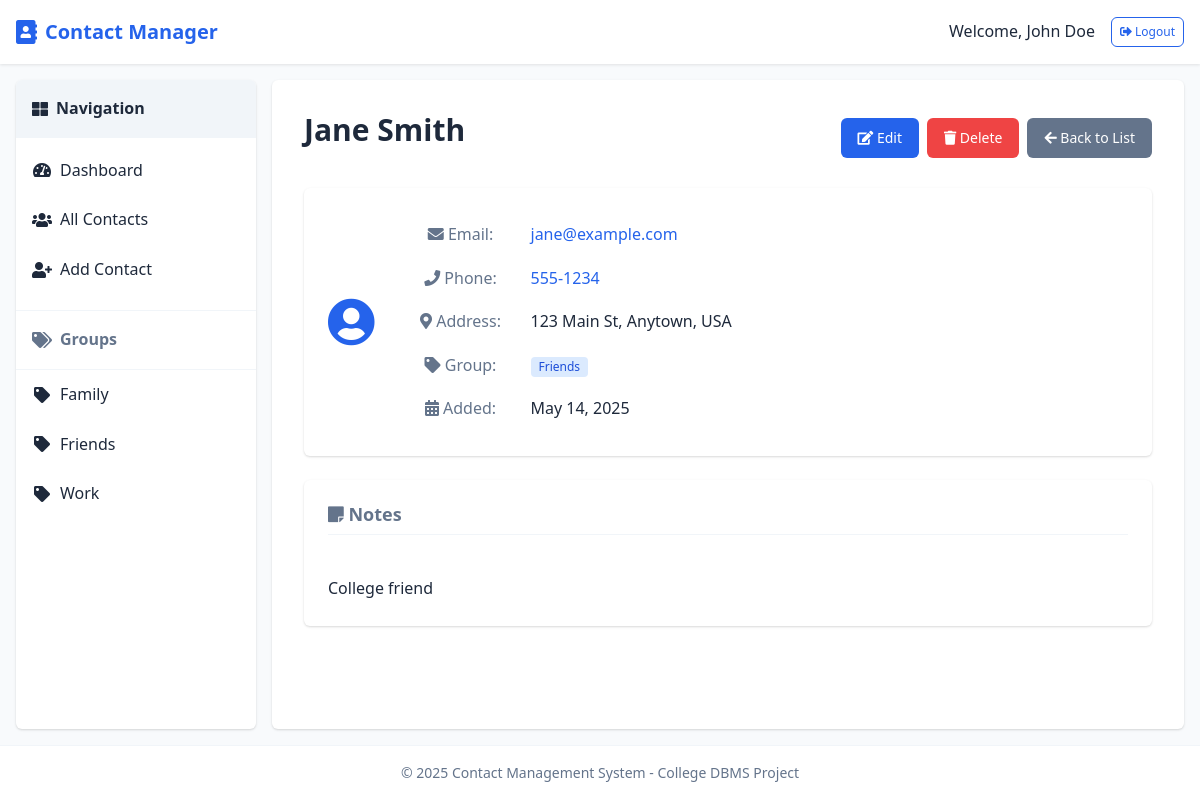
Screenshot of /view_contact.php?id=1 (signed in) with the database file from the repository.
### tables this page shows
CREATE TABLE `contacts` (
  `id` int(11) NOT NULL,
  `user_id` int(11) NOT NULL,
  `first_name` varchar(50) NOT NULL,
  `last_name` varchar(50) DEFAULT NULL,
  `email` varchar(100) DEFAULT NULL,
  `phone` varchar(20) DEFAULT NULL,
  `address` text DEFAULT NULL,
  `contact_group` varchar(50) DEFAULT NULL,
  `notes` text DEFAULT NULL,
  `created_at` timestamp NOT NULL DEFAULT current_timestamp(),
  `updated_at` timestamp NOT NULL DEFAULT current_timestamp() ON UPDATE current_timestamp()
);

### view_contact.php (the view, shortened to what this page needs)
<?php
$contact_id = (int)$_GET['id'];
$conn = getDbConnection();
$stmt = $conn->prepare("SELECT * FROM contacts WHERE id = ? AND user_id = ?");
$stmt->bind_param("ii", $contact_id, $_SESSION['user_id']);
$stmt->execute();
$result = $stmt->get_result();
$contact = $result->fetch_assoc();
include 'includes/header.php';
?>
<div class="container">
    <?php include 'includes/sidebar.php'; ?>
    <div class="main-content">
        <div class="contact-header">
            <h1><?php echo htmlspecialchars($contact['first_name'] . ' ' . $contact['last_name']); ?></h1>
            <div class="contact-actions">
                <a href="edit_contact.php?id=<?php echo $contact_id; ?>" class="btn btn-primary"><i class="fas fa-edit"></i> Edit</a>
                <a href="delete_contact.php?id=<?php echo $contact_id; ?>" class="btn btn-danger" onclick="return confirm('Are you sure you want to delete this contact?');"><i class="fas fa-trash"></i> Delete</a>
                <a href="contacts.php" class="btn btn-secondary"><i class="fas fa-arrow-left"></i> Back to List</a>
            </div>
        </div>
        <div class="contact-details">
            <div class="detail-card">
                <div class="detail-icon">
                    <i class="fas fa-user-circle"></i>
                </div>
                <div class="detail-info">
                    <table class="detail-table">
                        <?php if (!empty($contact['email'])): ?>
                            <tr>
                                <th><i class="fas fa-envelope"></i> Email:</th>
                                <td><a href="mailto:<?php echo htmlspecialchars($contact['email']); ?>"><?php echo htmlspecialchars($contact['email']); ?></a></td>
                            </tr>
                        <?php endif; ?>
                        <?php if (!empty($contact['phone'])): ?>
                            <tr>
                                <th><i class="fas fa-phone"></i> Phone:</th>
                                <td><a href="tel:<?php echo htmlspecialchars($contact['phone']); ?>"><?php echo htmlspecialchars($contact['phone']); ?></a></td>
                            </tr>
                        <?php endif; ?>
                        <?php if (!empty($contact['address'])): ?>
                            <tr>
                                <th><i class="fas fa-map-marker-alt"></i> Address:</th>
                                <td><?php echo nl2br(htmlspecialchars($contact['address'])); ?></td>
                            </tr>
                        <?php endif; ?>
                        <?php if (!empty($contact['contact_group'])): ?>
                            <tr>
                                <th><i class="fas fa-tag"></i> Group:</th>
                                <td><span class="group-badge"><?php echo htmlspecialchars($contact['contact_group']); ?></span></td>
                            </tr>
                        <?php endif; ?>
                        <tr>
                            <th><i class="fas fa-calendar-alt"></i> Added:</th>
                            <td><?php echo date('F j, Y', strtotime($contact['created_at'])); ?></td>
                        </tr>
                    </table>
                </div>
            </div>
            <?php if (!empty($contact['notes'])): ?>
                <div class="notes-section">
                    <h3><i class="fas fa-sticky-note"></i> Notes</h3>
                    <div class="notes-content">
                        <?php echo nl2br(htmlspecialchars($contact['notes'])); ?>
                    </div>
                </div>
            <?php endif; ?>
        </div>
    </div>
</div>
<?php include 'includes/footer.php'; ?>

### assets/css/styles.css (style rules this page uses)
:root { --primary-color: #2563eb; --primary-dark: #1d4ed8; --primary-light: #dbeafe; --secondary-color: #64748b; --background-color: #f8fafc; --text-color: #1e293b; --gray-light: #f1f5f9; --gray: #cbd5e1; --gray-dark: #64748b; --danger: #ef4444; --success: #22c55e; --warning: #f59e0b; --info: #3b82f6; --border-radius: 0.375rem; --box-shadow: 0 1px 3px rgba(0,0,0,0.1), 0 1px 2px rgba(0,0,0,0.06); --transition: all 0.3s ease; }
* { box-sizing: border-box; margin: 0; padding: 0; }
body { font-family: 'Segoe UI', Tahoma, Geneva, Verdana, sans-serif; line-height: 1.6; color: var(--text-color); background-color: var(--background-color); min-height: 100vh; display: flex; flex-direction: column; }
a { color: var(--primary-color); text-decoration: none; transition: var(--transition); }
h1, h2, h3, h4, h5, h6 { margin-bottom: 1rem; font-weight: 600; line-height: 1.2; }
h1 { font-size: 1.875rem; }
h3 { font-size: 1.25rem; }
.container { display: flex; flex: 1; max-width: 1200px; margin: 0 auto; width: 100%; }
.main-content { flex: 1; padding: 2rem; background-color: white; border-radius: var(--border-radius); box-shadow: var(--box-shadow); margin: 1rem; }
.btn { display: inline-block; padding: 0.5rem 1rem; font-size: 0.875rem; font-weight: 500; text-align: center; white-space: nowrap; vertical-align: middle; cursor: pointer; border: 1px solid transparent; border-radius: var(--border-radius); background-color: var(--primary-color); color: white; transition: var(--transition); }
.btn-secondary { background-color: var(--secondary-color); }
.btn-danger { background-color: var(--danger); }
.group-badge { display: inline-block; padding: 0.25rem 0.5rem; font-size: 0.75rem; font-weight: 500; line-height: 1; text-align: center; white-space: nowrap; vertical-align: baseline; border-radius: 0.25rem; background-color: var(--primary-light); color: var(--primary-dark); }
.contact-header { display: flex; justify-content: space-between; align-items: center; margin-bottom: 1.5rem; }
.contact-actions { display: flex; gap: 0.5rem; }
.contact-details { display: flex; flex-direction: column; gap: 1.5rem; }
.detail-card { display: flex; padding: 1.5rem; background-color: white; border-radius: var(--border-radius); box-shadow: var(--box-shadow); }
.detail-icon { display: flex; align-items: center; justify-content: center; font-size: 3rem; color: var(--primary-color); margin-right: 2rem; }
.detail-info { flex: 1; }
.detail-table { width: 100%; }
.detail-table th { font-weight: 500; color: var(--gray-dark); padding: 0.5rem 1rem 0.5rem 0; width: 120px; vertical-align: top; background-color: transparent; border-bottom: none; }
.detail-table td { padding: 0.5rem 0; border-bottom: none; }
.notes-section { padding: 1.5rem; background-color: white; border-radius: var(--border-radius); box-shadow: var(--box-shadow); }
.notes-section h3 { color: var(--gray-dark); font-size: 1.125rem; margin-bottom: 1rem; padding-bottom: 0.5rem; border-bottom: 1px solid var(--gray-light); }
.notes-content { white-space: pre-line; line-height: 1.6; }

### rows the page displays
contacts: first_name+last_name "Jane Smith", email "jane@example.com", phone "555-1234", address "123 Main St, Anytown, USA", contact_group "Friends", created_at "May 14, 2025", notes "College friend"

### other values shown
$_SESSION['user_name'] "John Doe"
$group['contact_group'] "Family"
$group['contact_group'] "Friends"
$group['contact_group'] "Work"
